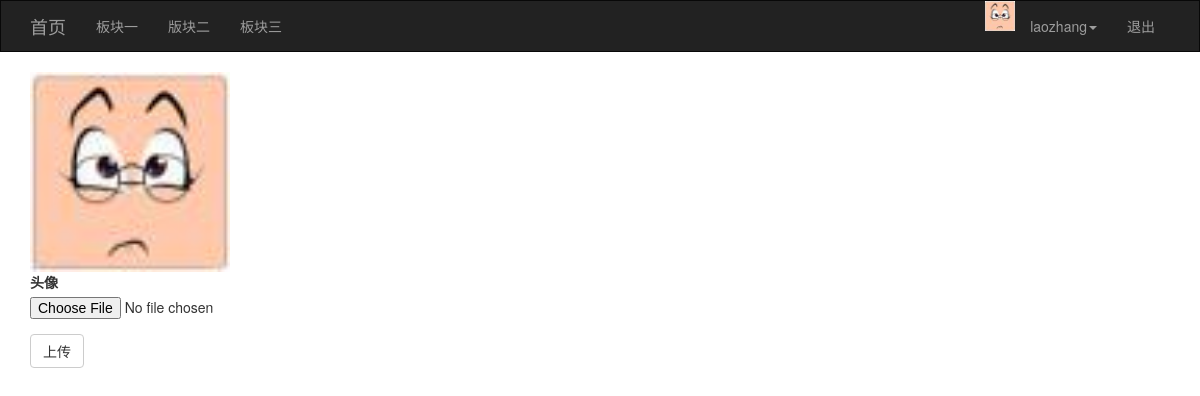
Screenshot of /user/icon/ (signed in) with the database file from the repository.
### app/models.py (models this page shows, shortened)
class User(UserMixin,db.Model):
    id = db.Column(db.Integer,primary_key=True)
    username = db.Column(db.String(20),unique=True)
    password_hash = db.Column(db.String(128))
    email = db.Column(db.String(64),unique=True)
    confirmed = db.Column(db.Boolean,default=False)
    icon = db.Column(db.String(40),default='default.jpg')
    posts = db.relationship('Posts',backref = 'user',lazy = 'dynamic')
    favorites = db.relationship('Posts',secondary='collections',backref=db.backref('users',lazy='dynamic'),lazy='dynamic')
    @property
    def password(self):
        raise AttributeError('不能访问密码属性')

### app/views/user.py (the view, shortened to what this page needs)
@user.route('/icon/',methods=['POST','GET'])
def icon():
    form = UploadForm()
    img_url = url_for('static', filename = 'upload/' + current_user.icon)
    return render_template('user/icon.html',form = form ,img_url = img_url)

### app/forms.py
class UploadForm(FlaskForm):
    photo = FileField("头像",validators=[FileRequired('请选择文件'),FileAllowed(photos,message='只能图片')])
    submit = SubmitField('上传')

### app/models.py (called while the page is built)
@login_manager.user_loader
def load_user(uid):
    return User.query.get(uid)

### app/templates/user/icon.html (shortened to what this page needs)
{% extends 'common/base.html' %}
{% block page_content %}
<img src="{{ img_url }}" width="200px">
    {{ quick_form(form) }}
{% endblock %}

### app/templates/common/base.html (shortened to what this page needs)
{% extends 'bootstrap/base.html' %}
{% from 'bootstrap/wtf.html' import quick_form %}
{% block navbar %}
    <nav class="navbar navbar-inverse" style="border-radius: 0px">
        <div class="container">
            <div class="navbar-header">
                <a class="navbar-brand" href="{{ url_for('main.index') }}">首页</a>
            </div>
            <div class="collapse navbar-collapse" id="bs-example-navbar-collapse-1">
                <ul class="nav navbar-nav">
                    <li><a href="#">板块一</a></li>
                    <li><a href="#">版块二</a></li>
                    <li><a href="#">板块三</a></li>
                </ul>
                <ul class="nav navbar-nav navbar-right">
                    {% if current_user.is_authenticated %}
                         <li><img src="{{ url_for('static',filename='upload/'+current_user.icon) }}" width="30px" style="display: inline-block; vertical-align: middle;" alt="icon"></li>
                        <li class="dropdown">
                            <a href="#" class="dropdown-toggle" data-toggle="dropdown" role="button"
                               aria-haspopup="true" aria-expanded="false">{{ current_user.username }}<span class="caret"></span></a>
                        </li>
                    <li><a href="{{ url_for('user.logout') }}">退出</a></li>
                    {% else %}
                    <li><a href="{{ url_for('user.login') }}">登录</a></li>
                    <li><a href="{{ url_for('user.register') }}">注册</a></li>
                    {% endif %}
                </ul>
            </div>
        </div>
    </nav>
{% endblock %}
{% block content%}
<div class="container">
{% block page_content %} 默认内容 {% endblock %}
</div>
{% endblock %}
{% block head %}
{{ super() }}
{% endblock %}

### rows the page displays
User: icon (picture), username "laozhang"
